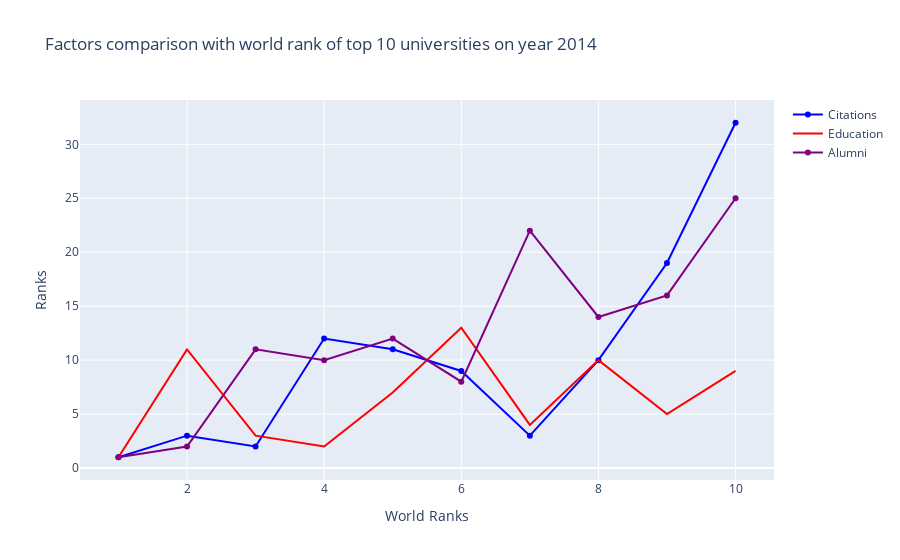

Notebook source saved alongside this figure:
### Code cell
trace0 = go.Scatter(
                    x=df2014.world_rank,
                    y=df2014.citations,
                    mode="lines+markers",
                    name="Citations",
                    marker=dict(color="blue"),
                    text=df2014.institution+','+df2014.country,
                    )

trace1 = go.Scatter(
                    x=df2014.world_rank,
                    y=df2014.quality_of_education,
                    mode="lines",
                    name="Education",
                    marker=dict(color="red"),
                    text=df2014.institution+','+df2014.country,
                    )

trace2 = go.Scatter(
                    x=df2014.world_rank,
                    y=df2014.alumni_employment,
                    mode="lines+markers",
                    name="Alumni",
                    marker=dict(color="purple"),
                    text=df2014.institution+','+df2014.country,
                    )

data =[trace0, trace1, trace2]

layout=go.Layout(title="Factors comparison with world rank of top 10 universities on year 2014",
                 xaxis = dict(title="World Ranks"),
                 yaxis = dict(title="Ranks"))

fig = go.Figure(data=data, layout=layout)

offline.iplot(fig)

### Figure 1 — Plotly figure (JSON) as saved in the notebook; plotly's stock layout.template omitted (floating-point values rounded to 4 significant figures)
{"data": [{"marker": {"color": "blue"}, "mode": "lines+markers", "name": "Citations", "text": ["Harvard University,USA", "Stanford University,USA", "Massachusetts Institute of Technology,USA", "University of Cambridge,United Kingdom", "University of Oxford,United Kingdom", "Columbia University,USA", "University of California, Berkeley,USA", "University of Chicago,USA", "Princeton University,USA", "Yale University,USA"], "type": "scatter", "x": [1, 2, 3, 4, 5, 6, 7, 8, 9, 10], "y": [1, 3, 2, 12, 11, 9, 3, 10, 19, 32]}, {"marker": {"color": "red"}, "mode": "lines", "name": "Education", "text": ["Harvard University,USA", "Stanford University,USA", "Massachusetts Institute of Technology,USA", "University of Cambridge,United Kingdom", "University of Oxford,United Kingdom", "Columbia University,USA", "University of California, Berkeley,USA", "University of Chicago,USA", "Princeton University,USA", "Yale University,USA"], "type": "scatter", "x": [1, 2, 3, 4, 5, 6, 7, 8, 9, 10], "y": [1, 11, 3, 2, 7, 13, 4, 10, 5, 9]}, {"marker": {"color": "purple"}, "mode": "lines+markers", "name": "Alumni", "text": ["Harvard University,USA", "Stanford University,USA", "Massachusetts Institute of Technology,USA", "University of Cambridge,United Kingdom", "University of Oxford,United Kingdom", "Columbia University,USA", "University of California, Berkeley,USA", "University of Chicago,USA", "Princeton University,USA", "Yale University,USA"], "type": "scatter", "x": [1, 2, 3, 4, 5, 6, 7, 8, 9, 10], "y": [1, 2, 11, 10, 12, 8, 22, 14, 16, 25]}], "layout": {"title": {"text": "Factors comparison with world rank of top 10 universities on year 2014"}, "xaxis": {"title": {"text": "World Ranks"}}, "yaxis": {"title": {"text": "Ranks"}}}}
